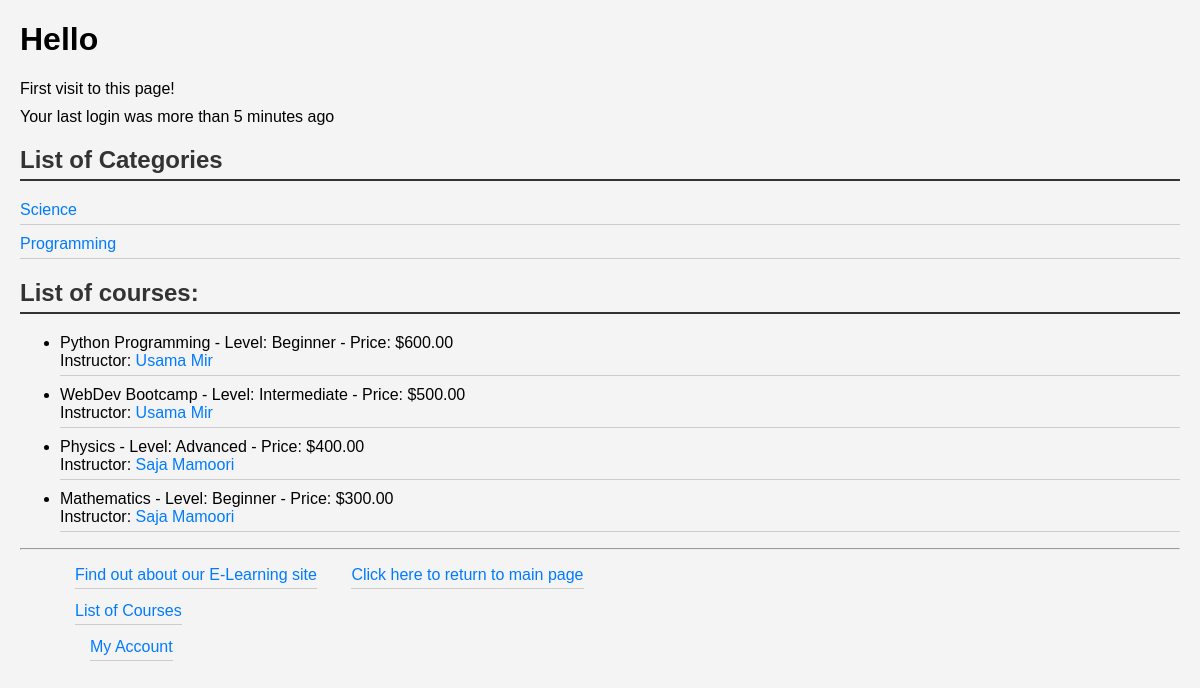
The app's page /index/ with its own data.
### myappF23/models.py (models this page shows, shortened)
class Category(models.Model):
    name = models.CharField(max_length=100)

class Course(models.Model):
    title = models.CharField(max_length=200)
    description = models.TextField()
    instructor = models.ForeignKey('Instructor', on_delete=models.CASCADE,
                                   related_name='courses_instructed')
    category = models.ForeignKey(Category, on_delete=models.CASCADE)
    students = models.ManyToManyField(Student, blank=True)
    interested = models.PositiveIntegerField(default=0)
    start_date = models.DateField()
    end_date = models.DateField()
    price = models.DecimalField(max_digits=10, decimal_places=2)
    COURSE_LEVEL_CHOICES = [
        ('BE', 'Beginner'),
        ('IN', 'Intermediate'),
        ('AD', 'Advanced'),
    ]
    level = models.CharField(max_length=2, choices=COURSE_LEVEL_CHOICES)
    levels = models.PositiveIntegerField(
        default=1,  # You can set the default value as needed
    )

class Instructor(models.Model):
    first_name = models.CharField(max_length=100)
    last_name = models.CharField(max_length=100)
    bio = models.TextField()
    students_mentored = models.ManyToManyField(Student)

### myappF23/views.py (the view)
# urls.py: path('index/', views.index, name='index'),
def index(request):
    category_list = Category.objects.all().order_by('id')[:10]
    course_list = Course.objects.all().order_by('-price')
    response = HttpResponse()
    user_visits = request.COOKIES.get('user_visits')
    last_login_info = request.session.get('last_login_info')
    if last_login_info:
        message = f'Your last login was at: {last_login_info}'
    else:
        message = 'Your last login was more than 5 minutes ago'
    return render(request, 'myappF23/index.html', {'category_list': category_list, 'course_list': course_list,
                                                   'user_visits': user_visits,
                                                   'message': message})

### myappF23/templates/myappF23/index.html
{% extends 'myappF23/base.html' %}
{% block body_block %}
    {% if user_visits %}
        <p>This page has been visited {{ user_visits }} times.</p>
    {% else %}
        <p>First visit to this page!</p>
    {% endif %}
    <p>{{ message }}</p>
    {% if category_list %}
        <h2>List of Categories</h2>
        <ol>
            {% for category in category_list %}
                <li><a href="{% url 'myappF23:detail' category.id %}">{{ category.name }}</a></li>
            {% endfor %}
        </ol>
    {% else %}
        <strong>There are no available categories!</strong>
    {% endif %}
    {% if course_list %}
        <h2>List of courses:</h2>
        <ul>
            {% for course in course_list %}
                <li>
                    {{ course.title }} - Level: {{ course.get_level_display }} - Price: ${{ course.price }}
                    <br>
                    Instructor: <a href="{% url 'myappF23:instructor_detail' course.instructor.id %}">{{ course.instructor.first_name }} {{ course.instructor.last_name }}</a>
                </li>
            {% endfor %}
        </ul>
    {% else %}
        <strong>There are no available courses for this category!</strong>
    {% endif %}
{% endblock %}

### myappF23/templates/myappF23/base.html (shortened to what this page needs)
{% load static %}
<!DOCTYPE html>
<html>
    <head>
        <link rel="stylesheet" type="text/css" href="{% static 'myappF23/styles.css' %}" />
    </head>
    <body>
        <div>
            <h1>{% block myhdg %}Hello {{ request.user.username }}{% endblock %}</h1>
            {% block body_block %}*****{% endblock %}
        </div>
            <hr />
            <div>
            <ul>
                   <li class="hbar1"><a href={% url 'myappF23:about' %}>Find out about our E-Learning site</a></li>
                <li class="hbar1"><a href = "{% url 'myappF23:index' %}">Click here to return to main page</a><br/></li>
                <br>
                  <li class="hbar1"><a href = "{% url 'myappF23:courses' %}">List of Courses</a><br/><br/></li>
                 <li class="hbar1"><a href = "{% url 'myappF23:myaccount' %}">My Account</a><br/><br/></li>
            </ul>
        </div>
</body>
</html>

### myappF23/static/myappF23/styles.css (style rules this page uses)
body { font-family: 'Arial', sans-serif; margin: 20px; background-color: #f4f4f4; }
h2 { color: #333; border-bottom: 2px solid #333; padding-bottom: 5px; }
ol { list-style-type: none; padding: 0; }
li { margin-bottom: 10px; border-bottom: 1px solid #ccc; padding-bottom: 5px; }
p { margin: 10px 0; }
a { color: #007BFF; text-decoration: none; transition: color 0.3s ease-in-out; }
.hbar1 { display:inline; margin: 15px; }

### records on screen
Category: name "Science"
Category: name "Programming"
Course: title "Python Programming", level "Beginner", price "600.00", instructor.first_name "Usama", instructor.last_name "Mir"
Course: title "WebDev Bootcamp", level "Intermediate", price "500.00", instructor.first_name "Usama", instructor.last_name "Mir"
Course: title "Physics", level "Advanced", price "400.00", instructor.first_name "Saja", instructor.last_name "Mamoori"
Course: title "Mathematics", level "Beginner", price "300.00", instructor.first_name "Saja", instructor.last_name "Mamoori"

### other values on screen
{{ message }} "Your last login was more than 5 minutes ago"
